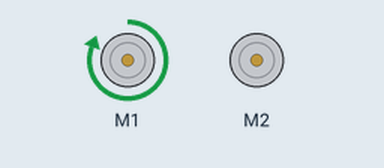
Bench run of a program on a simulated Raspberry Pi (BCM pin numbers). Shown: 2 × DC motor (green arrow = forward, orange = backward, longer = faster). Motors are numbered in the order the program creates them (left before right in a Robot). At 6.0 s the program stops and its outputs stay as they are.

Above: at 0.1 s.
At 2.1 s:
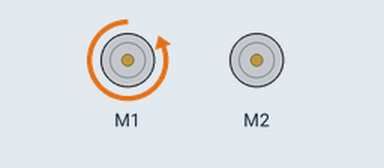
At 3.1 s:
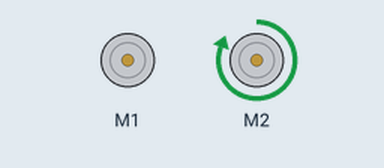
At 6.1 s:
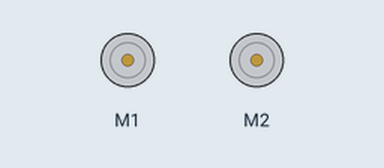
Timing chart, 0 to 7.5 s (numbered marks = the images above):
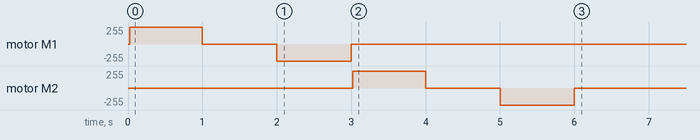

The program:

motor1.py
```python
#motor test
from gpiozero import Motor
import time

right = Motor(23, 24)
right.forward()
time.sleep(1)
right.stop()
time.sleep(1)
right.backward()
time.sleep(1)
right.stop()

left = Motor(20,21)
left.forward()
time.sleep(1)
left.stop()
time.sleep(1)
left.backward()
time.sleep(1)
left.stop()
```

Measured:
- by itself, motor M1: stopped → forward 255/255 at 0.02 s, → stopped 0.98 s later, → backward 255/255 1.0 s later, → stopped 1.0 s later
- by itself, motor M2: stopped → forward 255/255 at 3.0 s, → stopped 0.98 s later, → backward 255/255 1.0 s later, → stopped 1.0 s later
